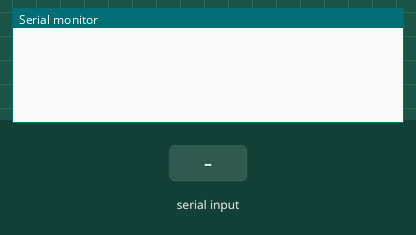
Bench run of a sketch on a simulated Arduino Uno, built with avr-gcc and run on an emulated ATmega328P. Parts: the last lines printed to the serial monitor. The inputs (shaded band) are chosen by the test bench.

Above: at 1.2 s.
1.3 s: "90,45\n" received over Serial
At 2.0 s:
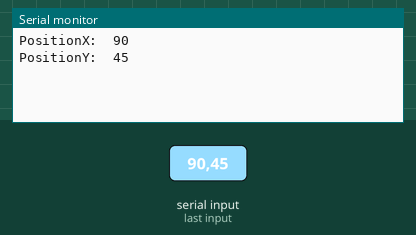
2.8 s: "30,150\n" received over Serial
At 3.2 s:
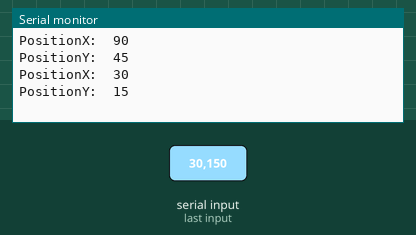

The sketch:

RealsenseSerial.ino
```cpp
int incomingByte = 0;
byte realsensearray[10];
int NewPositionX = 15;
int NewPositionY = 15;
int PositionX = 15;
int PositionY = 15;

void setup() {
  Serial.begin(9600);
}

void loop() {
  Serial.flush();
  if (Serial.available() > 0){
    Serial.readBytesUntil('\n', realsensearray, sizeof(realsensearray));
    while (Serial.available() > 0){
      incomingByte = Serial.read();
    }
    NewPositionX = realsensearray[0]-48;
    if(realsensearray[1] != 45){
      NewPositionX *= 10;
      NewPositionX += realsensearray[1]-48;
      NewPositionY = realsensearray[3]-48;
      if(realsensearray[4] != 0){
        NewPositionY *= 10;
        NewPositionY += realsensearray[4]-48;
      }
    } else if(realsensearray[1] == 45){
      NewPositionY = realsensearray[2]-48;
      if(realsensearray[3] != 0){
        NewPositionY *= 10;
        NewPositionY += realsensearray[3]-48;
      }
    }
    for (int x = 0; x < sizeof(realsensearray) / sizeof(realsensearray[0]); x++){
      realsensearray[x] = 0;
    }
    if(NewPositionX >= 0){
      PositionX = NewPositionX;
    }
    if(NewPositionY >= 0){
      PositionY = NewPositionY;
    }
    Serial.print("PositionX:  ");
    Serial.println(PositionX);
    Serial.print("PositionY:  ");
    Serial.println(PositionY);
  }
}
```

Measured:
- after the input at 1.3 s, the serial monitor: prints a new line at once (image 1)
- after the input at 2.8 s, the serial monitor: prints a new line at once (image 2)
